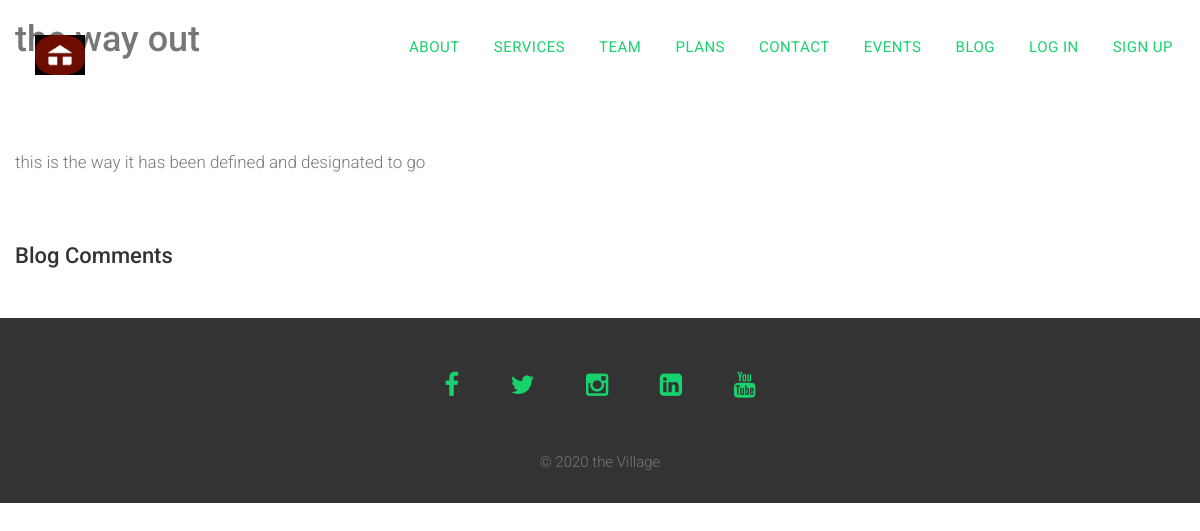
Page /blog/1/ on the committed database.
### blog/models.py (models this page shows, shortened)
class Post(models.Model):
    title = models.CharField(max_length=150)
    description = models.TextField()
    published_date = models.DateTimeField(auto_now_add=True)
    author = models.ForeignKey(Author, on_delete=models.CASCADE)
    post_image = CloudinaryField('post_image', blank=True)
    published = models.BooleanField(default=True)
    @property
    def get_comments(self):
        return self.comments.all().order_by('-timestamp')

### blog/views.py (the view)
# urls.py: path('<int:post_id>/', views.post_detail, name='post_detail'),
def post_detail(request, post_id):
    posts = get_object_or_404(Post, id=post_id)
    form = CommentsForm(request.POST or None)
    if request.method == 'POST':
        if form.is_valid():
           form.instance.user = request.user
           form.instance.post = posts
           form.save()
           return redirect(reverse('blog:post_detail', args=[posts.id]))
    context = {
        'post': posts,
        'form': form
    }
    return render(request, 'blog/blog_detail.html', context)

### templates/blog/blog_detail.html (shortened to what this page needs)
{% extends 'base.html' %}
{% block content %}
<div class="container">
    <div class="row">
        <h1>{{post.title}}</h1><br><br>
        <img src="{{post.post_image.url}}" class="rounded-image" /><br/><br/>
        <p>{{post.description}}</p><br/><br/>
        <h3>Blog Comments</h3>
        <br><br>
    </div>
</div>
{% endblock content %}

### static_in_project/css/style.css (style rules this page uses)
body, html { font-family: 'Roboto', sans-serif; text-rendering: optimizeLegibility !important; -webkit-font-smoothing: antialiased !important; color: #777; font-weight: 300; width: 100% !important; height: 100% !important; }
h3 { font-size: 22px; font-weight: 500; color: #333; }
p { font-size: 17px; }

### rows in the picture
Post: title "the way out", description "this is the way it has been defined and designated to go"
